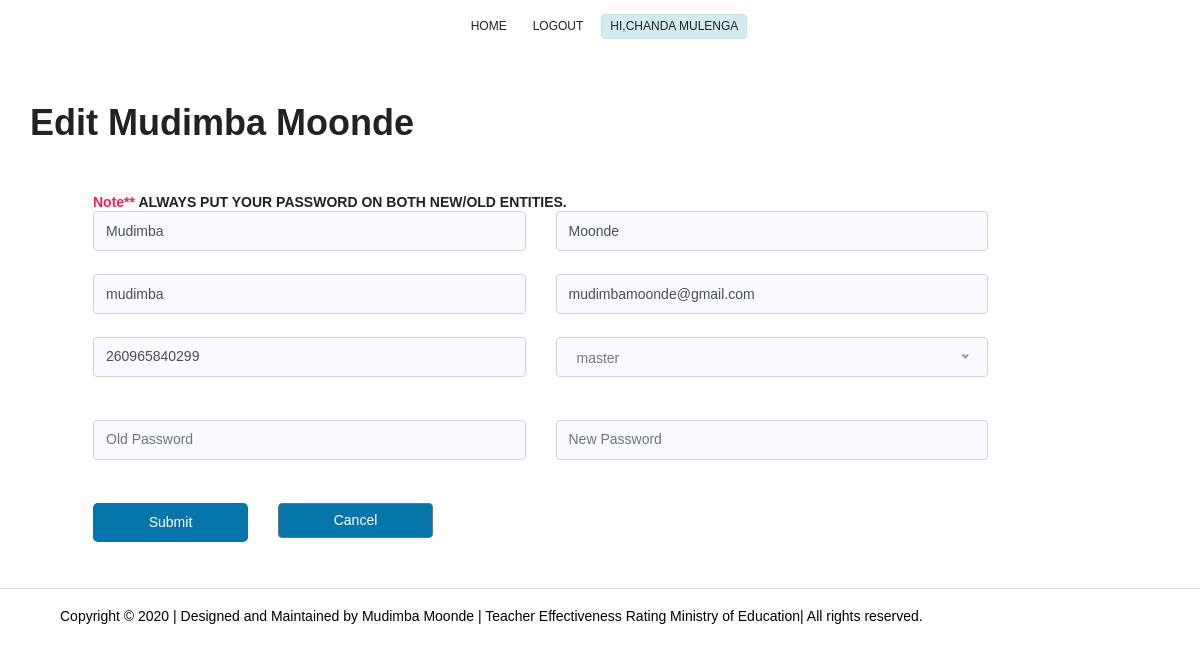
Screenshot of /edit.php?uided=1 (signed in) with the database file from the repository.
### tables this page shows
CREATE TABLE IF NOT EXISTS `sysuser` (
  `sysID` int(10) NOT NULL AUTO_INCREMENT,
  `firstName` varchar(100) DEFAULT NULL,
  `surname` varchar(100) DEFAULT NULL,
  `username` varchar(100) DEFAULT NULL,
  `email` varchar(100) DEFAULT NULL,
  `cellphone` varchar(100) DEFAULT NULL,
  `password` text,
  `position` text NOT NULL,
  PRIMARY KEY (`sysID`)
);

### edit.php (the view, shortened to what this page needs)
<?php
$editID = $_GET["uided"];
?>
<?php include "includes/hearder.php"; ?>
<br>
<br>
<br>
<section class="feature-area" id="service">
    <div class="container">
        <div class="row justify-content-between">
            <?php
             $sql = "SELECT*FROM sysuser WHERE sysID=:id";
             $binder = $connect->prepare($sql);
             $binder->bindParam(":id",$editID);
             $binder->execute();
             $row = $binder->fetch(PDO::FETCH_OBJ);
            ?>
            <h1 class="mb-20">Edit <?php echo $row->firstName." ".$row->surname; ?></h1>
            <div  class="col-lg-12 col-md-12 booking-right" id="usrforms" style="margin-left: 33px;">
                <h6><span><b>Note**</b></span> ALWAYS PUT YOUR PASSWORD ON BOTH NEW/OLD ENTITIES.</h6>
                <form method="post">
                    <div class="row">
                        <div class="col-md-5">
                            <input class="form-control" type="text" name="fname"  id="fname" value="<?php echo $row->firstName ?>" placeholder="First Name" required>
                        </div>
                        <div class="col-md-5">
                            <input class="form-control" type="text" name="lname" id="lname" value="<?php echo $row->surname ?>" placeholder="Last Name" required>
                        </div>
                    </div>
                    <br>
                    <div class="row">
                        <div class="col-md-5">
                            <input class="form-control" type="text" name="uname" id="uname" value="<?php echo $row->username ?>"  placeholder="User Name" required>
                        </div>
                        <div class="col-md-5">
                            <input class="form-control" type="email" name="email" id="email" value="<?php echo $row->email ?>" placeholder="Email Address" required>
                        </div>
                    </div>
                    <br>
                    <div class="row">
                        <div class="col-md-5">
                            <input class="form-control" type="text" name="phone" id="phone" value="<?php echo $row->cellphone ?>" placeholder="Phone Number">
                        </div>
                        <div class="col-md-5">
                            <div class="default-select" id="default-select">
                            </div>
                        </div>
                    </div>
                    <br>
                    <div class="row">
                        <div class="col-md-5">
                            <input class="form-control" type="password" name="cpword" id="cpword" placeholder="Old Password" required>
                        </div>
                        <div class="col-md-5">
                            <input class="form-control" type="password" name="pword" id="pword" placeholder="New Password" required>
                        </div>
                    </div>
                    <br>
                    <div class="row">
                        <div class="col-md-2">
                            <button id="sbt_edit" class="btn btn-default btn-lg btn-block text-center">Submit</button>
                        </div>
                        <div class="col-md-2">
                            <a href="Vuser.php" class="btn btn-secondary btn-block text-center">Cancel</a>
                        </div>
                    </div>
                </form>
            </div>
        </div>
    </div>
</section>
<?php include "includes/footer.php"; ?>

### css/main.css (style rules this page uses)
body { color: #777777; font-family: "Poppins", sans-serif; font-size: 14px; font-weight: 300; line-height: 1.625em; position: relative; }
a { -webkit-transition: all 0.3s ease 0s; -moz-transition: all 0.3s ease 0s; -o-transition: all 0.3s ease 0s; transition: all 0.3s ease 0s; }
a, a:focus, a:hover { text-decoration: none; outline: 0; }
h1, h2, h3, h4, h5, h6 { font-family: "Poppins", sans-serif; color: #222222; line-height: 1.2em !important; margin-bottom: 0; margin-top: 0; font-weight: 600; }
h1, .h1 { font-size: 36px; }
h6, .h6 { font-size: 14px; color: #222222; }
.mb-20 { margin-bottom: 20px; }
.text-center { text-align: center; }
b, sup, sub, u, del { color: #f6214b; }
h1 { font-size: 36px; }
h6 { font-size: 14px; }
h1, h2, h3, h4, h5, h6 { line-height: 1.5em; }
.default-select { height: 40px; }
.booking-right { background-color: #fff; padding: 30px; }
.booking-right .form-control { padding: 0.535rem 0.75rem !important; font-size: 14px; background-color: #f9f9ff; margin-bottom: 20px; }
.booking-right .form-control:last-child { margin-bottom: 0px; }
.booking-right .btn { background-color: #0676aa; color: #fff; font-size: 14px; text-transform: capitalize; }
.feature-area { background-color: #fff; }

### rows the page displays
sysuser: firstName "Mudimba", surname "Moonde", fname "Mudimba", lname "Moonde", uname "mudimba", email "mudimbamoonde@gmail.com", phone "260965840299"

### other values shown
$_SESSION['fname'] "CHANDA"
$_SESSION["surname"] "MULENGA"
